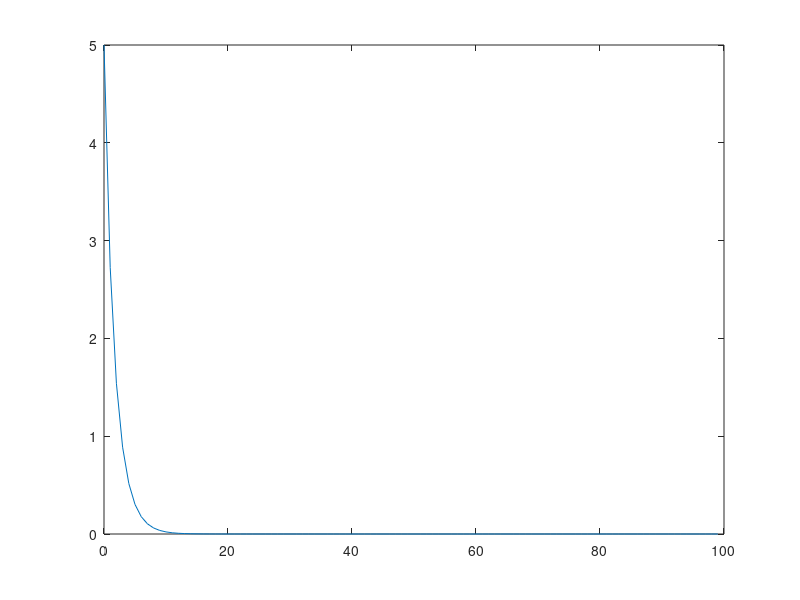

Write MATLAB code to recreate this figure.
% irrelevante pq já está implementado no p4

Num_dias = 100;
Vol_inicial = 5;
h=1;
u = zeros(1, Num_dias)+0.5;
Vol = zeros(1, Num_dias);

a = 0.09;
Kt = 10;
b = 1;

Vol(1) = Vol_inicial;
for k = 1:length(Vol)-1
   Vol(k+1) = Vol(k) + h*(a*Vol(k)*(1-Vol(k)/Kt) - b*u(k)*Vol(k));
end
plot(0:length(Vol)-1, Vol)

% para testar tudo
% for n = 1:10
%     figure(n)
%     % cond. ini.: 
%     V(1) = n; %?
%     for u = 0:0.01:1
%         for k = 1:length(V)-1
%             V(k+1) = V(k) + h*(a*V(k)*(1-V(k)/Kt) - b*u*V(k));
%         end
%         plot(1:length(V), V)
%         hold on
% 
%     end
% end
